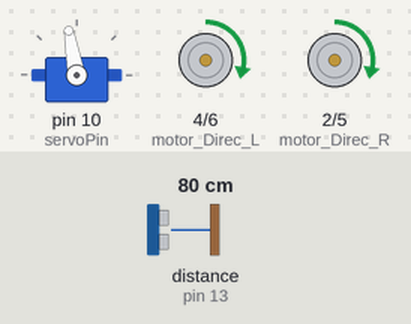
Simulated run of this sketch. Board: Arduino Uno, built with avr-gcc and run on an emulated ATmega328P. On the bench: servo, direction and speed pins drawn as motors (green arrow = direction pin HIGH = forward, orange = LOW = backward, longer = more drive). Wiring (inferred from the names in the program): ultrasonic range finder: trigger pin 12; echo pin 13. The inputs (shaded band) are chosen by the test bench; at power-on: distance to the obstacle (sensor on pin 13) 80 cm. The echo pulse lasts 58.3 µs per cm.

Above: at 1.7 s.
1.8 s: distance to the obstacle (sensor on pin 13) set to 23 cm
3.3 s: distance to the obstacle (sensor on pin 13) set to 18 cm
At 4.9 s:
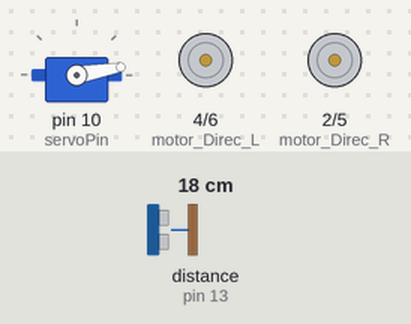
At 6.1 s:
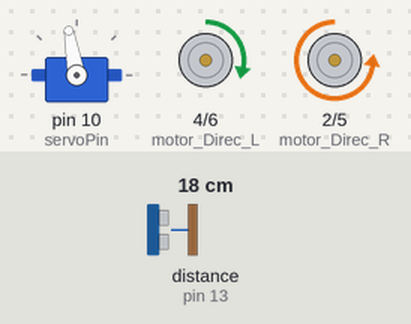
6.3 s: distance to the obstacle (sensor on pin 13) set to 35 cm
9.3 s: distance to the obstacle (sensor on pin 13) set to 2 cm
At 10.3 s:
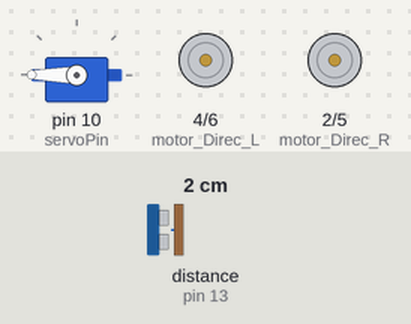
Timing chart, 0 to 13.3 s (numbered marks = the images above; inputs shaded):
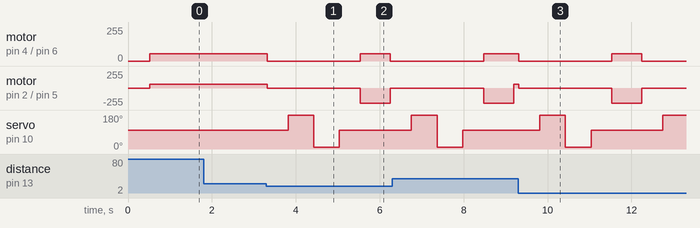

The sketch:

evitacion_obstaculos_ultrasonico.ino
```cpp
#include <Servo.h>

#define servoPin 10

//Motor
#define motor_Direc_L 4
#define motor_PWM_L 6
#define motor_Direc_R 2
#define motor_PWM_R 5

#define Trig 12
#define Echo 13

int front_distance, left_distance, right_distance;
Servo myservo;

int motor_PWM_LOW = 225;
int motor_PWM_HIGH = 55;

void setup() {
  pinMode(servoPin, OUTPUT);
  pinMode(Trig, OUTPUT);
  pinMode(Echo, INPUT);

  pinMode(motor_Direc_L, OUTPUT);
  pinMode(motor_PWM_L, OUTPUT);
  pinMode(motor_Direc_R, OUTPUT);
  pinMode(motor_PWM_R, OUTPUT);

  myservo.attach(servoPin);
  setServoAngle(90);

  delay(500);

}

void loop() {
  front_distance = checkDistance();

  if(front_distance < 20) {
    Tank_stop();
    delay(500);

    setServoAngle(180);
    delay(500);
    left_distance = checkDistance();
    delay(100);

    setServoAngle(0);
    delay(500);
    right_distance = checkDistance();
    delay(100);
    setServoAngle(90);
    delay(500);

    if(left_distance > right_distance) {
      Tank_left();
      delay(700);

    } else {
      Tank_right();
      delay(700);

    }

  } else {
    Tank_front();

  }

}


void setServoAngle(byte angle) {
  myservo.write(angle + 10);

}

float checkDistance() {
  static float distance;

  digitalWrite(Trig, LOW);
  delayMicroseconds(2);
  digitalWrite(Trig, HIGH);
  delayMicroseconds(10);
  digitalWrite(Trig, LOW);
  distance = pulseIn(Echo, HIGH) / 58.2;
  delay(10);

  return distance;

}

void Tank_front() {
  digitalWrite(motor_Direc_L, HIGH);
  analogWrite(motor_PWM_L, motor_PWM_HIGH);
  digitalWrite(motor_Direc_R, HIGH);
  analogWrite(motor_PWM_R, motor_PWM_HIGH);

}

void Tank_back() {
  digitalWrite(motor_Direc_L, LOW);
  analogWrite(motor_PWM_L, motor_PWM_LOW);
  digitalWrite(motor_Direc_R, LOW);
  analogWrite(motor_PWM_R, motor_PWM_LOW);

}

void Tank_left() {
  digitalWrite(motor_Direc_L, LOW);
  analogWrite(motor_PWM_L, motor_PWM_LOW);
  digitalWrite(motor_Direc_R, HIGH);
  analogWrite(motor_PWM_R, motor_PWM_HIGH);

}

void Tank_right() {
  digitalWrite(motor_Direc_L, HIGH);
  analogWrite(motor_PWM_L, motor_PWM_HIGH);
  digitalWrite(motor_Direc_R, LOW);
  analogWrite(motor_PWM_R, motor_PWM_LOW);

}

void Tank_stop() {
  digitalWrite(motor_Direc_L, LOW);
  analogWrite(motor_PWM_L, 0);
  digitalWrite(motor_Direc_R, LOW);
  analogWrite(motor_PWM_R, 0);

}
```

Measured:
- the behaviour switches between 21 and 20 cm on distance to the obstacle (sensor on pin 13) (found by bisection; images 0 and 1)
- after the input at 1.8 s, every drawn part: stays the same
- after the input at 3.3 s, motor on pin 4 (motor_Direc_L) / pin 6 (motor_PWM_L): forward 55/255 → stopped at once, → forward 55/255 2.2 s later, → stopped 0.71 s later; motor on pin 2 (motor_Direc_R) / pin 5 (motor_PWM_R): forward 55/255 → stopped at once, → backward 225/255 2.2 s later, → stopped 0.71 s later
- after the input at 9.3 s, motor on pin 4 (motor_Direc_L) / pin 6 (motor_PWM_L): forward 55/255 → stopped at once, → forward 55/255 2.2 s later, → stopped 0.71 s later; motor on pin 2 (motor_Direc_R) / pin 5 (motor_PWM_R): forward 55/255 → stopped at once, → backward 225/255 2.2 s later, → stopped 0.71 s later
